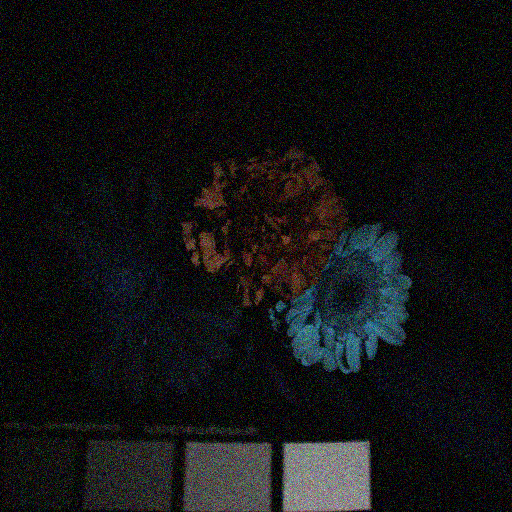
%> input picture SVD/h2.png, 512 x 512 px
$ octave svdtwo.m   (GNU Octave 9; MATLAB toolbox functions it lacks are replaced by stand-ins)
%> lines starting %> are read from the running program, lines starting %| are printed output that depends on the picture
%SVD
close all
clear all
clc

%reading and converting the image
inImage=imread('h2.png');
%> inImage is the input picture: size 512x512x3 uint16; mean R, G, B 5096.7, 5178, 5395.4
R = inImage(:, :, 1);
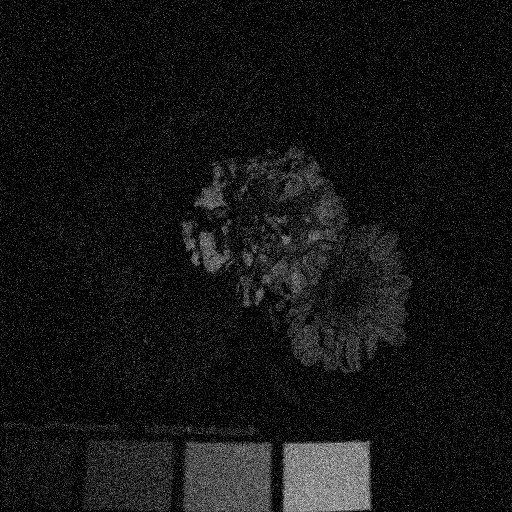
%> R: size 512x512 uint16; min 0, max 62881, mean 5096.7; drawn with min black and max white
G = inImage(:, :, 2);
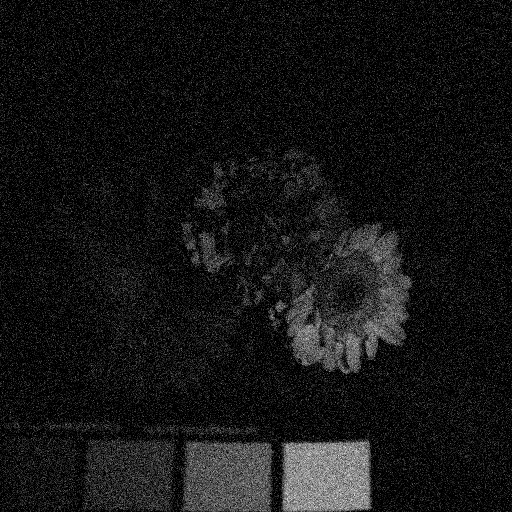
%> G: size 512x512 uint16; min 0, max 59722, mean 5178; drawn with min black and max white
B = inImage(:, :, 3);
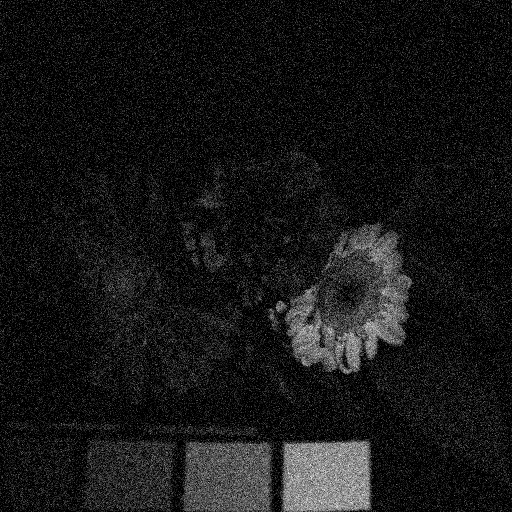
%> B: size 512x512 uint16; min 0, max 58298, mean 5395.4; drawn with min black and max white
R=double(R);
%> R: size 512x512 double
G=double(G);
%> G: size 512x512 double
B=double(B);
%> B: size 512x512 double
inImageD=double(inImage);
% decomposing the image using singular value decomposition
[U,S,V]=svd(R);
[U1,S1,V1]=svd(G);
[U2,S2,V2]=svd(B);

% Using different number of singular values (diagonal of S) to compress and
% reconstruct the image
dispEr = [];
numSVals = [];
N=input('Enter the number of singular values');
%> the answer given: 3
% store the singular values in a temporary var
C = S;
C1 = S1;
C2 = S2;

% discard the diagonal values not required for compression
C(N+1:end,:)=0;
C(:,N+1:end)=0;

C1(N+1:end,:)=0;
C1(:,N+1:end)=0;

C2(N+1:end,:)=0;
C2(:,N+1:end)=0;


% Construct an Image using the selected singular values
D=U*C*V';
D1=U1*C1*V1';
D2=U2*C2*V2';
H=cat(3,uint16(D),uint16(D1),uint16(D2));

% display result
figure;
buffer = sprintf('Image output using %d singular values', N)
imshow((H));
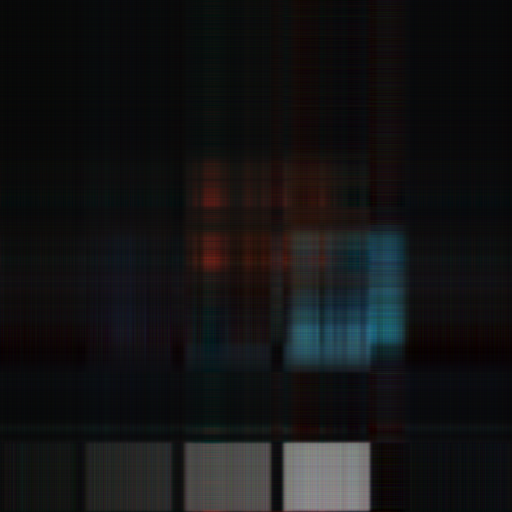
%> displayed picture: size 512x512x3, on the screen's scale of 0 to 255; mean R, G, B 19.7, 20, 20.9
title(buffer);
%error=sum(sum((inImageD-H).^2));
imwrite(H, 'o2.png');
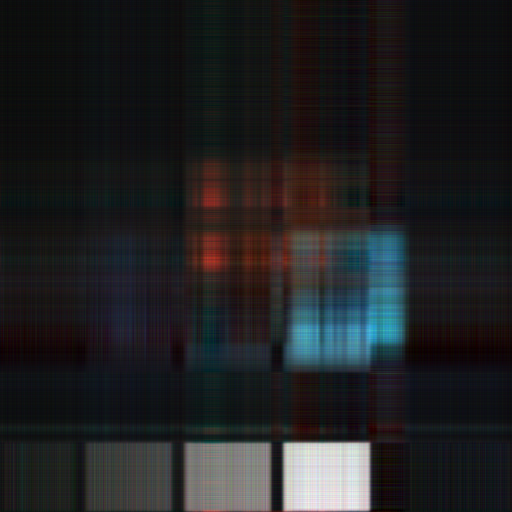
%> saved as o2.png: size 512x512x3 uint16; mean R, G, B 5054, 5143.9, 5369; drawn with min black and max white

$ run again, with SVD/b2.png copied over SVD/h2.png
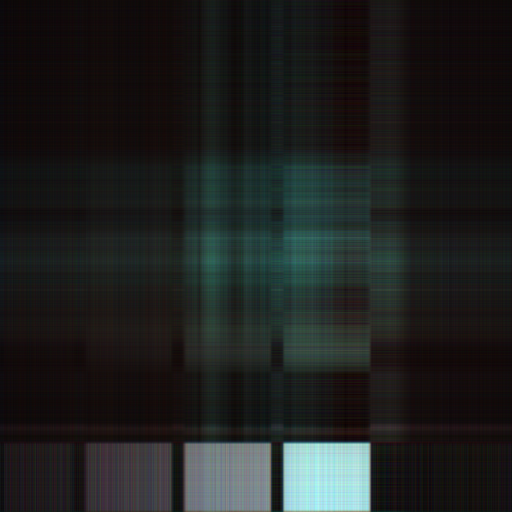
%> input picture SVD/b2.png, 512 x 512 px
%> inImage is the input picture: size 512x512x3 uint16; mean R, G, B 4902.6, 5168.1, 5017
%> `G = inImage(:, :, 2);`:
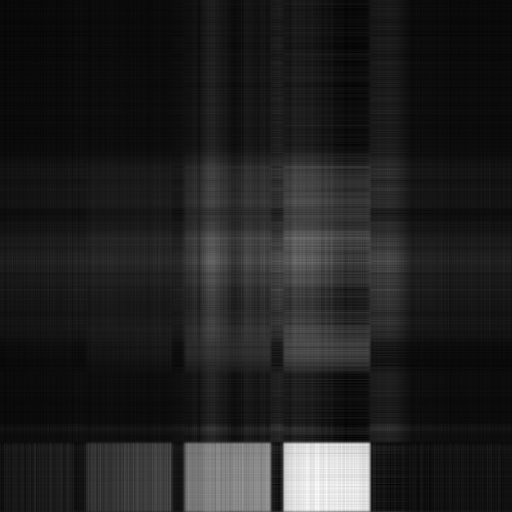
%> G: size 512x512 uint16; min 338, max 37384, mean 5168.1; drawn with min black and max white
%> `imshow((H));`:
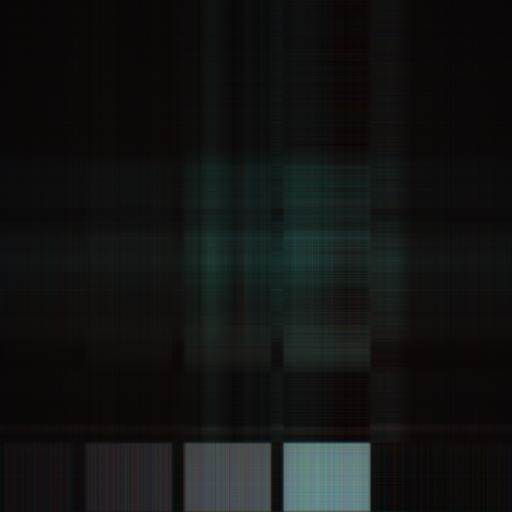
%> displayed picture: size 512x512x3, on the screen's scale of 0 to 255; mean R, G, B 19.1, 20.1, 19.5

$ run again, with SVD/c2.png copied over SVD/h2.png
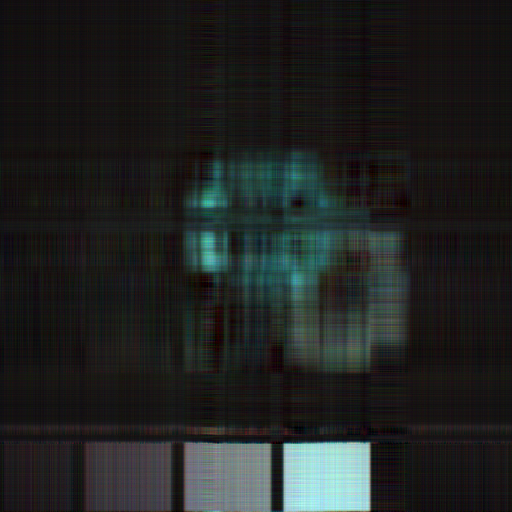
%> input picture SVD/c2.png, 512 x 512 px
%> inImage is the input picture: size 512x512x3 uint16; mean R, G, B 4914.1, 5259.9, 5089.8
%> `imshow((H));`:
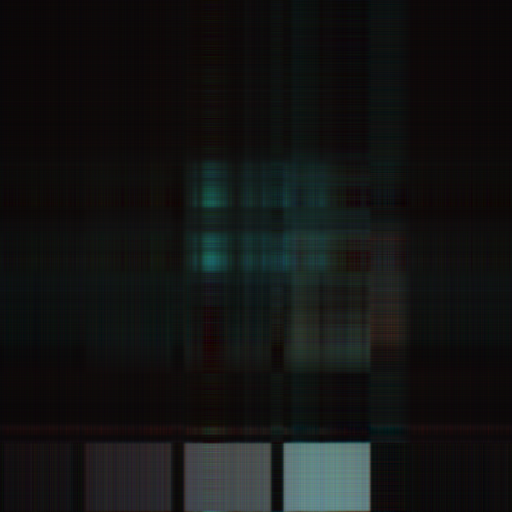
%> displayed picture: size 512x512x3, on the screen's scale of 0 to 255; mean R, G, B 19.1, 20.3, 19.7
%> `imwrite(H, 'o2.png');`:
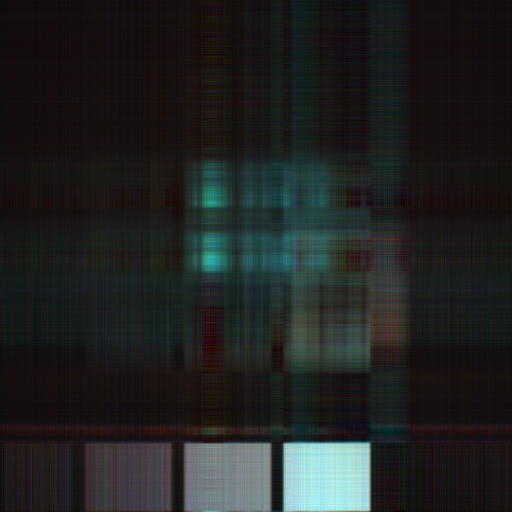
%> saved as o2.png: size 512x512x3 uint16; mean R, G, B 4912.4, 5209, 5053.5; drawn with min black and max white

$ run again, with SVD/d2.png copied over SVD/h2.png
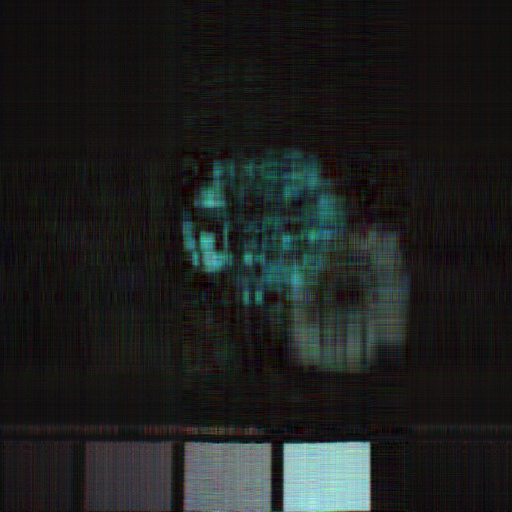
%> input picture SVD/d2.png, 512 x 512 px
%> inImage is the input picture: size 512x512x3 uint16; mean R, G, B 4915.3, 5260.8, 5090.1
%> `imshow((H));`:
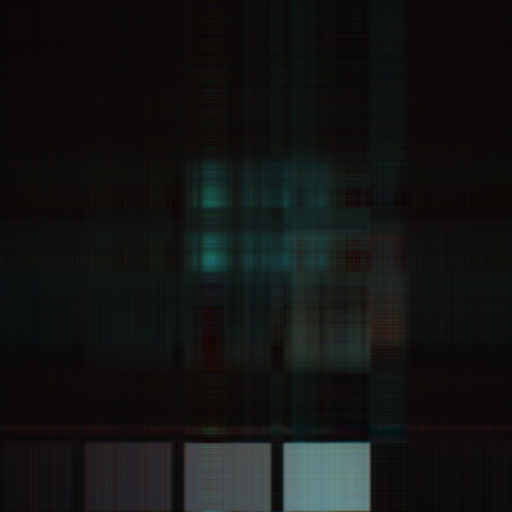
%> displayed picture: size 512x512x3, on the screen's scale of 0 to 255; mean R, G, B 19.1, 20.3, 19.7
%> `imwrite(H, 'o2.png');`:
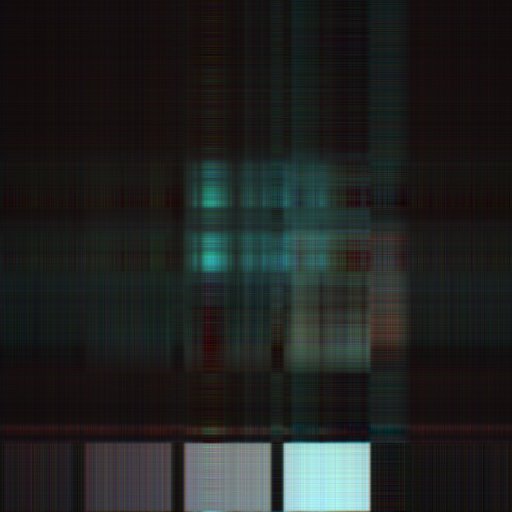
%> saved as o2.png: size 512x512x3 uint16; mean R, G, B 4913.3, 5209.7, 5053.5; drawn with min black and max white
